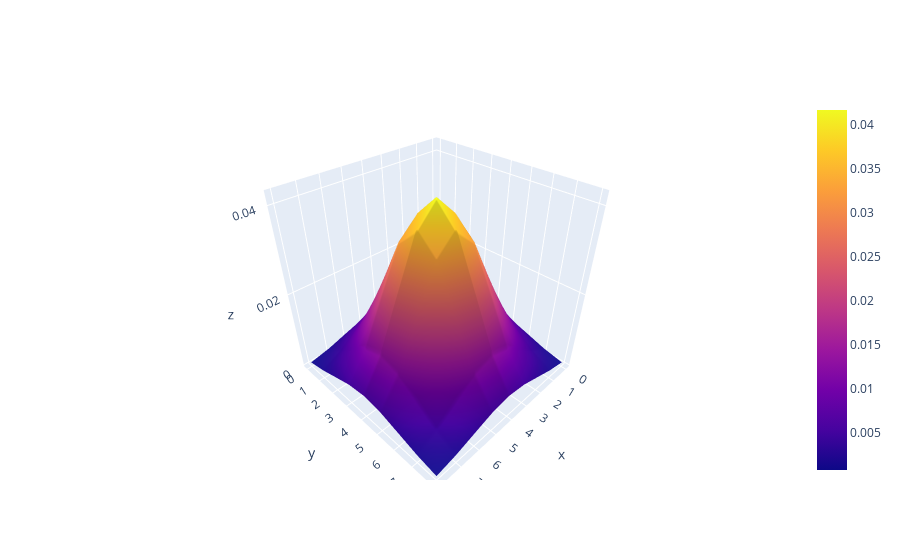

Source (notebook cell):
### Code cell
import plotly.graph_objects as go
fig = go.Figure(data=[
    go.Surface(z=filter)])
fig.show()
